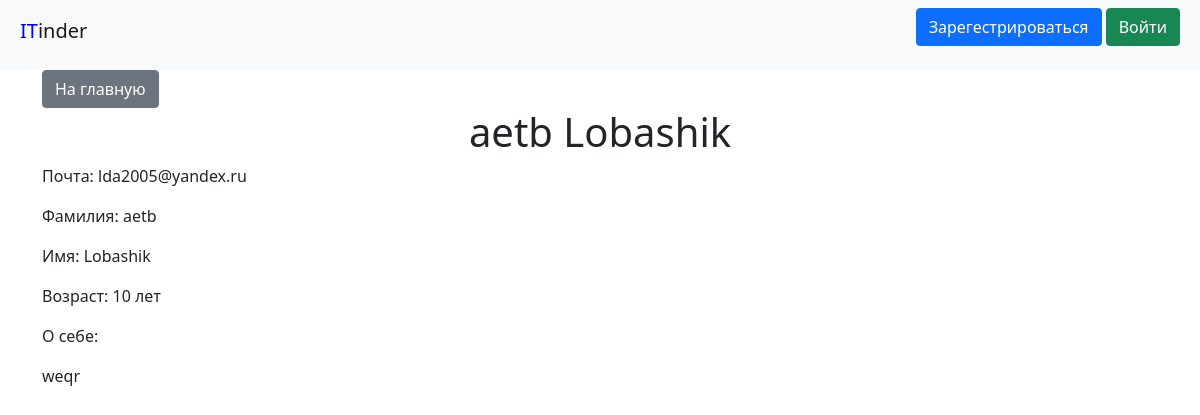
The app's page /persona/1, older data.
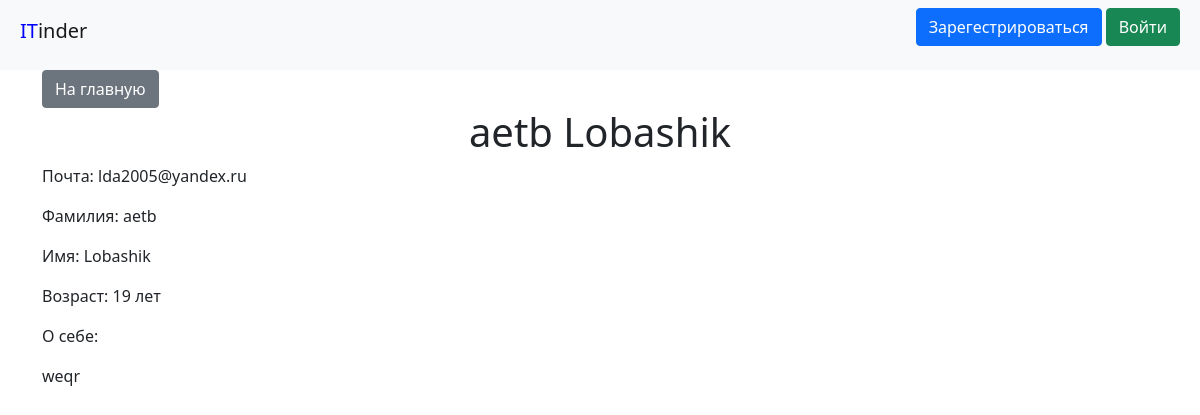
The same page, newer data.
### data/users.py (models this page shows, shortened)
class User(SqlAlchemyBase, UserMixin, SerializerMixin):
    __tablename__ = 'users'
    id = sqlalchemy.Column(sqlalchemy.Integer,
                           primary_key=True, autoincrement=True)
    name = sqlalchemy.Column(sqlalchemy.String, nullable=True)
    surname = sqlalchemy.Column(sqlalchemy.String, nullable=True)
    about = sqlalchemy.Column(sqlalchemy.String, nullable=True)
    email = sqlalchemy.Column(sqlalchemy.String,
                              index=True, unique=True, nullable=True)
    age = sqlalchemy.Column(sqlalchemy.Integer, nullable=True)
    hashed_password = sqlalchemy.Column(sqlalchemy.String, nullable=True)
    created_date = sqlalchemy.Column(sqlalchemy.DateTime,
                                     default=datetime.datetime.now)
    project = orm.relation("Projects", back_populates='leader')
    projects = orm.relation('Projects',
                            secondary='users_to_projects',
                            backref='users')

### main.py (the view)
@app.route('/persona/<int:user_id>')
def persona(user_id):
    global db_sess
    user = db_sess.query(User).get(user_id)
    return render_template('persona.html', title=user.surname + ' ' + user.name,
                           user=user)

### templates/persona.html (shortened to what this page needs)
{% extends "base.html" %}
{% block content %}
<a class="btn btn-secondary" href="/">На главную</a>
    <h1 class="text-center">{{ user.surname }} {{user.name}}</h1>
    <p>Почта: {{ user.email }}</p>
    <p>Фамилия: {{ user.surname }}</p>
    <p>Имя: {{ user.name }}</p>
    <p>Возраст: {{ user.age }} лет</p>
    <p>О себе:</p>
    <p>{{ user.about }}</p>
{% endblock %}

Row changes from the older to the newer data that the page shows:
changed User "aetb": age "10" → "19"
